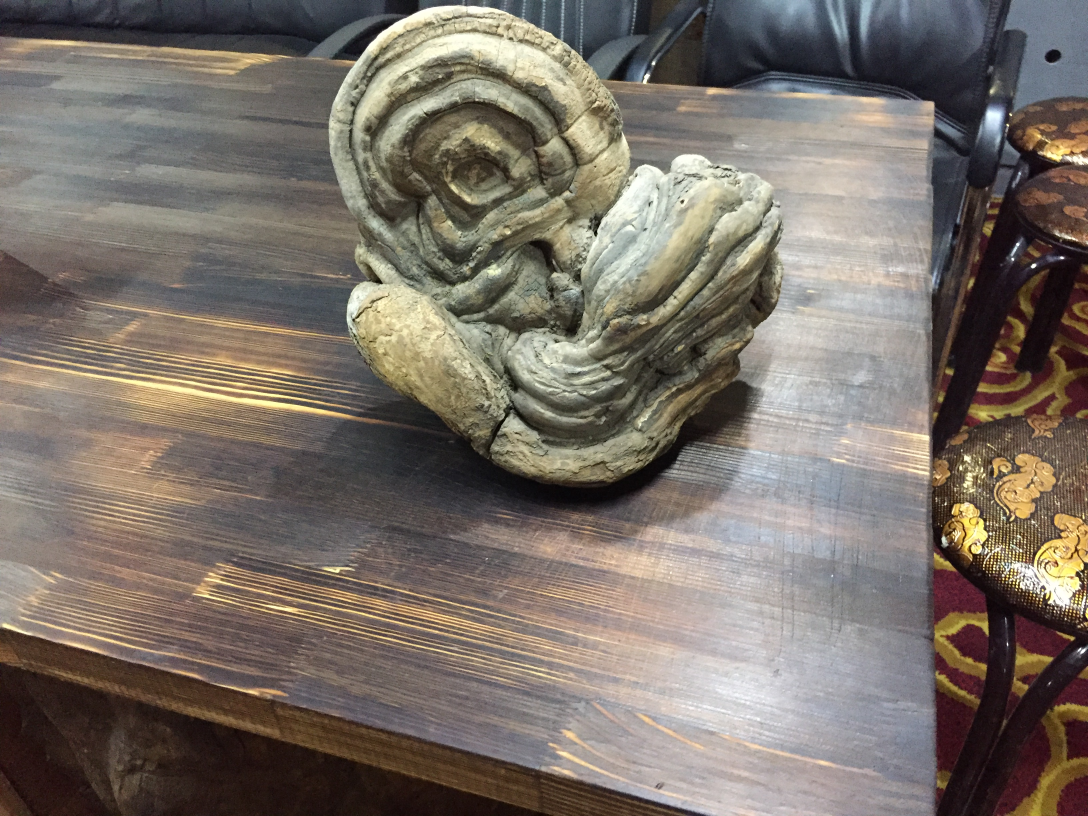
//> input picture Reconstruction/class1-features_and_matching/pic/IMG_0705.JPG, 3264 x 2448 px (shown at 1/3 size)
$ ./features ../class1-features_and_matching/pic/IMG_0705.JPG   (built with g++ and OpenCV 4)
//> lines starting //> are read from the running program, lines starting //| are printed output that depends on the picture
#include <opencv2/core/core.hpp>
#include <opencv2/features2d/features2d.hpp>
#include <opencv2/highgui/highgui.hpp>
#include <opencv2/xfeatures2d.hpp>
#include <opencv2/imgproc.hpp>
#include <iostream>

int main(int argc, char* argv[]) {

  cv::Mat img_src=cv::imread(argv[1]);
//> img_src is the input picture: 2448 rows x 3264 cols, CV_8UC3; mean B, G, R 104.5, 113.1, 122.1

  if(argc<2){
      std::cerr<<"usage: features image_file_name"<<std::endl;
      return -1;
  }

  // 加载图像
  if(!img_src.data){
     std::cerr<<"usage: error to load data from "<<argv[2]<<std::endl;
      return -1;
  }
  std::cout<<"image size: "<<img_src.rows<<" x "<< img_src.cols<<std::endl;
//| image size: 2448 x 3264

  // 为了更好的显示，对图像进行下采样处理
  cv::resize(img_src, img_src, cv::Size(img_src.cols*0.2, img_src.rows*0.2), 0.5, 0.5);
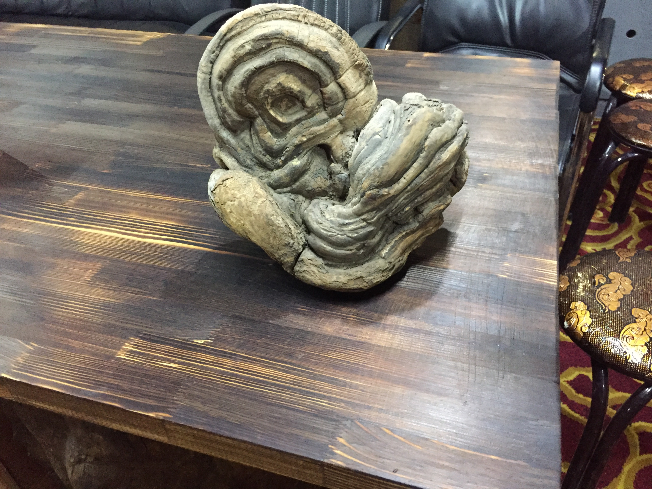
//> img_src: 489 rows x 652 cols, CV_8UC3; mean B, G, R 104.4, 113, 122

  // 设置需要检测的特征点的个数
  int n_features=4000;

    /*********************************Harris Corners*****************************/
  clock_t  time_begin=clock();
  // harris 角点检测
  cv::Ptr<cv::GFTTDetector> gftt_detector=cv::GFTTDetector::create(n_features /* maximum of number of keypoints */
                                                                    ,0.01 /* quality level */
                                                                    ,1   /* minimum distances between key points */
                                                                    ,3    /* block size */
                                                                    ,true /* use harris detector */
                                                                    ,0.04 /* the value of k in C=det(H) -k trace(H)^2 */
                                                                    );

  // harris 关键点
  std::vector<cv::KeyPoint> harris_keypts;
  // 开始检测关键点
  gftt_detector->detect(img_src, harris_keypts);
//> harris_keypts = 463 keypoints; strongest (x, y, size): (619, 159, 3), (391, 38, 3), (628, 360, 3), (357, 140, 3)
  clock_t time_end=clock();
  std::cout<<harris_keypts.size()<<" harris corners are detected!"<<std::endl;
//| 463 harris corners are detected!
  std::cout<<"harris corners detection cost "<<double(time_end-time_begin)/(double)CLOCKS_PER_SEC<<" s"<<std::endl;

  // draw detected results
  cv::Mat img_harris_result;
  cv::drawKeypoints(img_src, harris_keypts, img_harris_result, cv::Scalar::all(-1), cv::DrawMatchesFlags::DRAW_RICH_KEYPOINTS);
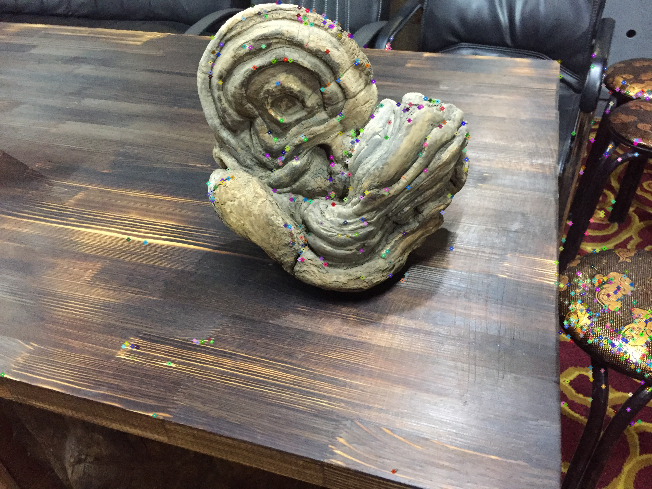
//> img_harris_result: 489 rows x 652 cols, CV_8UC3; mean B, G, R 104.7, 112.9, 121.8
  cv::imwrite("./harris_detected_result.jpg", img_harris_result);


  /***************************************SIFT************************************/
  time_begin=clock();
  // sift detector
  cv::Ptr<cv::xfeatures2d::SIFT> sift_detector = cv::xfeatures2d::SIFT::create(n_features //特征点的个数
                                                                               ,3         // octave的个数
                                                                               ,0.04      // 高斯差分值的阈值，大于该值认为是特征
                                                                               ,10        // 边缘响应阈值
                                                                               ,1.6       // 初始的图像尺度
                                                                               );
  //sift keypoints
  std::vector<cv::KeyPoint> sift_keypts;
  sift_detector->detect(img_src, sift_keypts);
//> sift_keypts = 1896 keypoints; strongest (x, y, size): (619, 159, 2), (595, 70, 7.8), (648, 390, 2.9), (388, 46, 2.2)
  time_end=clock();
  std::cout<<sift_keypts.size()<<" sift keypoints are detected!"<<std::endl;
//| 1896 sift keypoints are detected!
  std::cout<<"sift keypoints detection cost "<<double(time_end-time_begin)/(double)CLOCKS_PER_SEC<<" s"<<std::endl;

  // draw detected results
  cv::Mat img_sift_result;
  cv::drawKeypoints(img_src, sift_keypts, img_sift_result, cv::Scalar::all(-1), cv::DrawMatchesFlags::DRAW_RICH_KEYPOINTS);
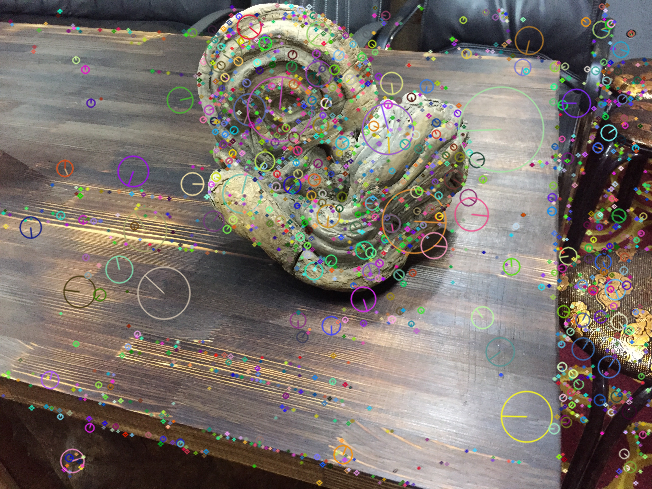
//> img_sift_result: 489 rows x 652 cols, CV_8UC3; mean B, G, R 107, 114.4, 122.7
  cv::imwrite("./sift_detected_result.jpg", img_sift_result);


  /****************************************FAST**********************************/
  time_begin=clock();
  cv::Ptr<cv::FastFeatureDetector> fast_detector= cv::FastFeatureDetector::create(50   // 用来比较圆上点和中心点像素阈值
                                                                                  ,true // 是否使用非计大值约束
                                                                                  ,cv::FastFeatureDetector::TYPE_9_16);
  //fast keypoints
  std::vector<cv::KeyPoint> fast_keypts;
  fast_detector->detect(img_src, fast_keypts);
//> fast_keypts = 1070 keypoints; strongest (x, y, size): (636, 154, 7), (618, 159, 7), (606, 155, 7), (620, 159, 7)
  time_end=clock();
  std::cout<<fast_keypts.size()<<" fast keypoints are detected!"<<std::endl;
//| 1070 fast keypoints are detected!
  std::cout<<"fast keypoints detection cost "<<double(time_end-time_begin)/(double)CLOCKS_PER_SEC<<" s"<<std::endl;

  // draw detected results
  cv::Mat img_fast_result;
  cv::drawKeypoints(img_src, fast_keypts, img_fast_result, cv::Scalar::all(-1), cv::DrawMatchesFlags::DRAW_RICH_KEYPOINTS);
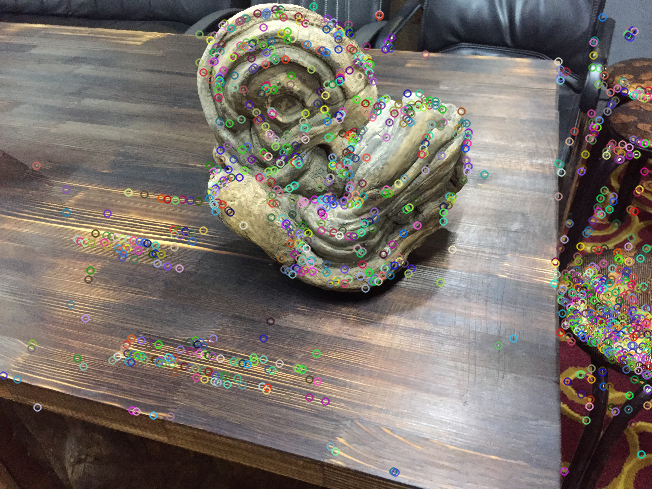
//> img_fast_result: 489 rows x 652 cols, CV_8UC3; mean B, G, R 106.3, 113.3, 121.3
  cv::imwrite("./fast_detected_result.jpg", img_fast_result);

  /****************************************ORB**********************************/
  time_begin=clock();
  cv::Ptr<cv::ORB> orb_detector = cv::ORB::create(n_features   /*输出特征点的个数 */
                                                  ,1.2f  /*尺度因子-用来构建图像金字塔*/
                                                  ,8     /*图像金字塔的层数*/
                                                  ,31
                                                  ,0
                                                  ,2
                                                  ,cv::ORB::HARRIS_SCORE
                                                  ,31
                                                  ,20
                                                  );

  std::vector<cv::KeyPoint> orb_keypts;
  orb_detector->detect(img_src, orb_keypts);
//> orb_keypts = 3837 keypoints; strongest (x, y, size): (584, 330, 31), (620, 159, 31), (618, 159, 31), (354, 138, 31)
  time_end=clock();
  std::cout<<orb_keypts.size()<<" orb key pts are detected!"<<std::endl;
//| 3837 orb key pts are detected!
  std::cout<<"orb keypoints detection cost "<<double(time_end-time_begin)/(double)CLOCKS_PER_SEC<<" s"<<std::endl;

  cv::Mat img_orb_result;
  cv::drawKeypoints(img_src, orb_keypts, img_orb_result, cv::Scalar::all(-1), cv::DrawMatchesFlags::DEFAULT);
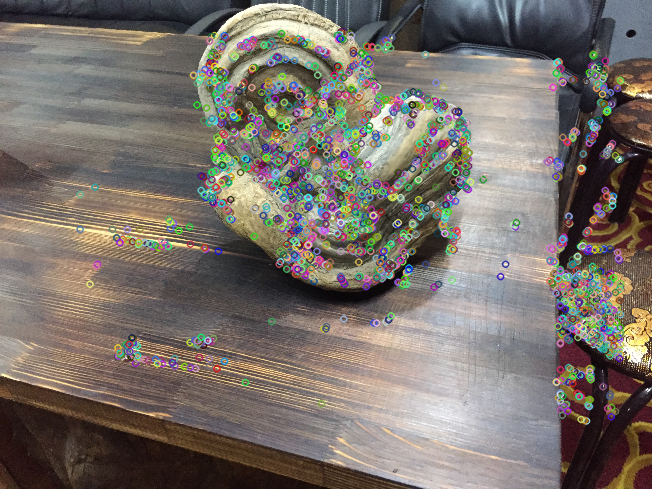
//> img_orb_result: 489 rows x 652 cols, CV_8UC3; mean B, G, R 107, 113.8, 121.6
  cv::imwrite("./orb_detected_result.jpg", img_orb_result);

  return 0;
}

$ run again, on Reconstruction/class1-features_and_matching/pic/IMG_0707.JPG
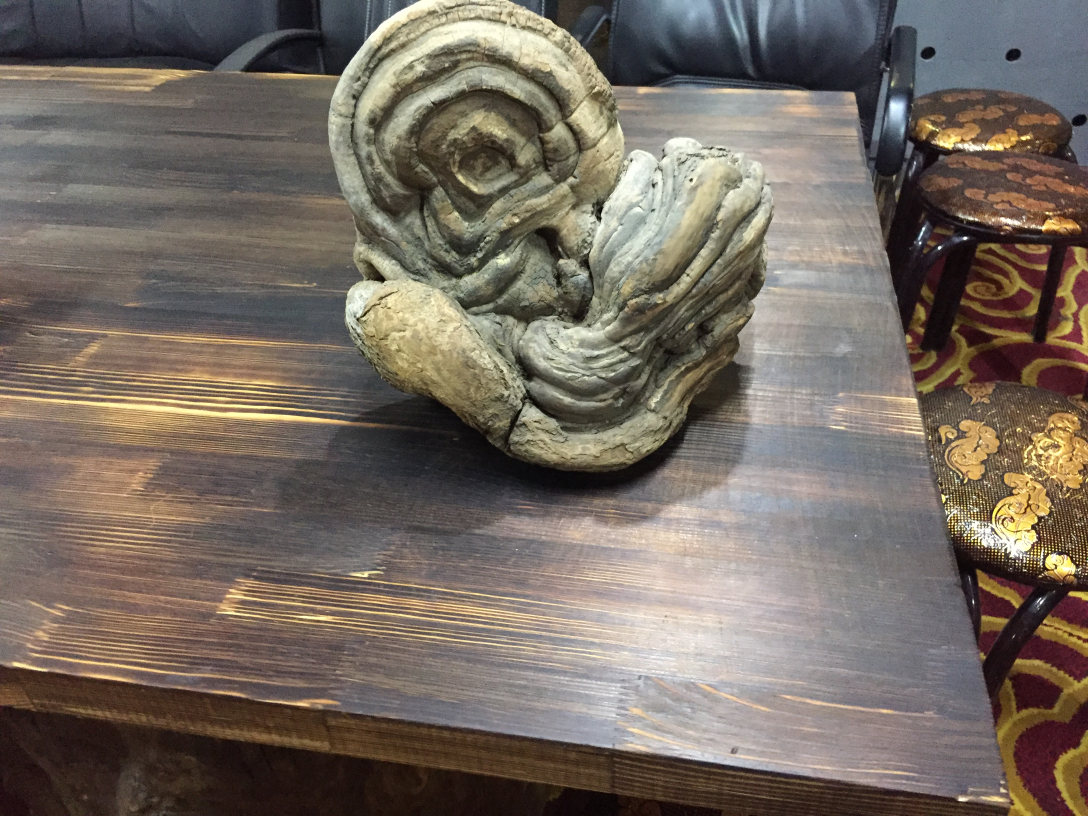
//> input picture Reconstruction/class1-features_and_matching/pic/IMG_0707.JPG, 3264 x 2448 px (shown at 1/3 size)
//> img_src is the input picture: 2448 rows x 3264 cols, CV_8UC3; mean B, G, R 97.7, 107.4, 117.7
//| image size: 2448 x 3264
//> img_src: 489 rows x 652 cols, CV_8UC3
//> harris_keypts = 885 keypoints; strongest (x, y, size): (578, 142, 3), (606, 333, 3), (562, 148, 3), (359, 131, 3)
//| 885 harris corners are detected!
//> sift_keypts = 1936 keypoints; strongest (x, y, size): (613, 83, 2), (537, 65, 6.8), (576, 479, 2.3), (565, 298, 2.1)
//| 1936 sift keypoints are detected!
//> `cv::drawKeypoints(img_src, sift_keypts, img_sift_result, cv::Scalar::a..`:
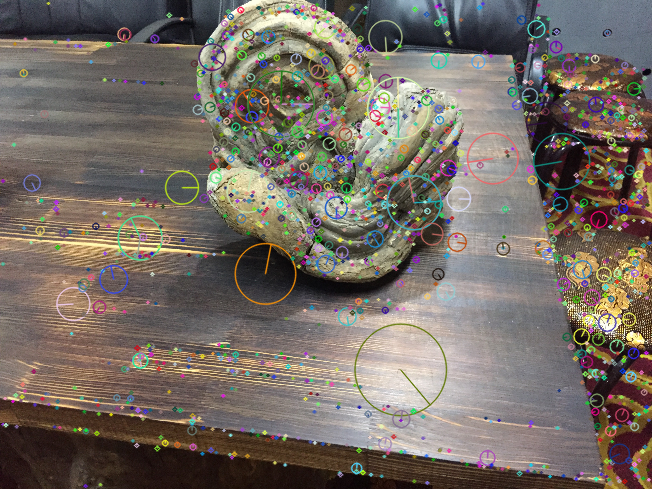
//> img_sift_result: 489 rows x 652 cols, CV_8UC3; mean B, G, R 100.5, 108.9, 117.8
//> fast_keypts = 1173 keypoints; strongest (x, y, size): (578, 142, 7), (551, 145, 7), (609, 338, 7), (623, 358, 7)
//| 1173 fast keypoints are detected!
//> orb_keypts = 3834 keypoints; strongest (x, y, size): (618, 315, 31), (620, 322, 31), (619, 319, 31), (607, 332, 31)
//| 3834 orb key pts are detected!
//> `cv::drawKeypoints(img_src, orb_keypts, img_orb_result, cv::Scalar::all..`:
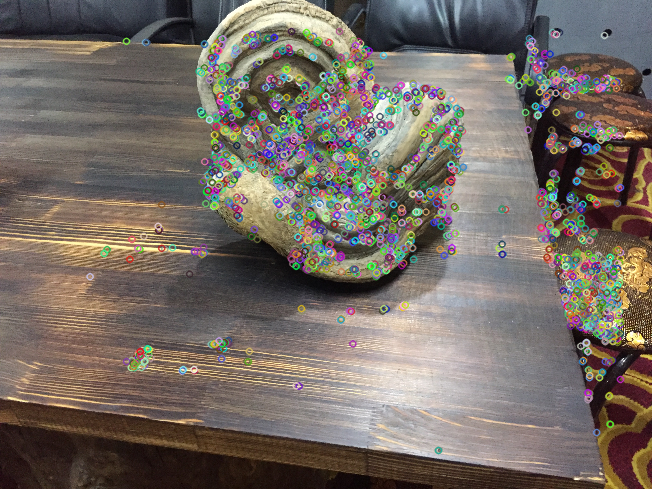
//> img_orb_result: 489 rows x 652 cols, CV_8UC3; mean B, G, R 100.7, 108.4, 117.4
